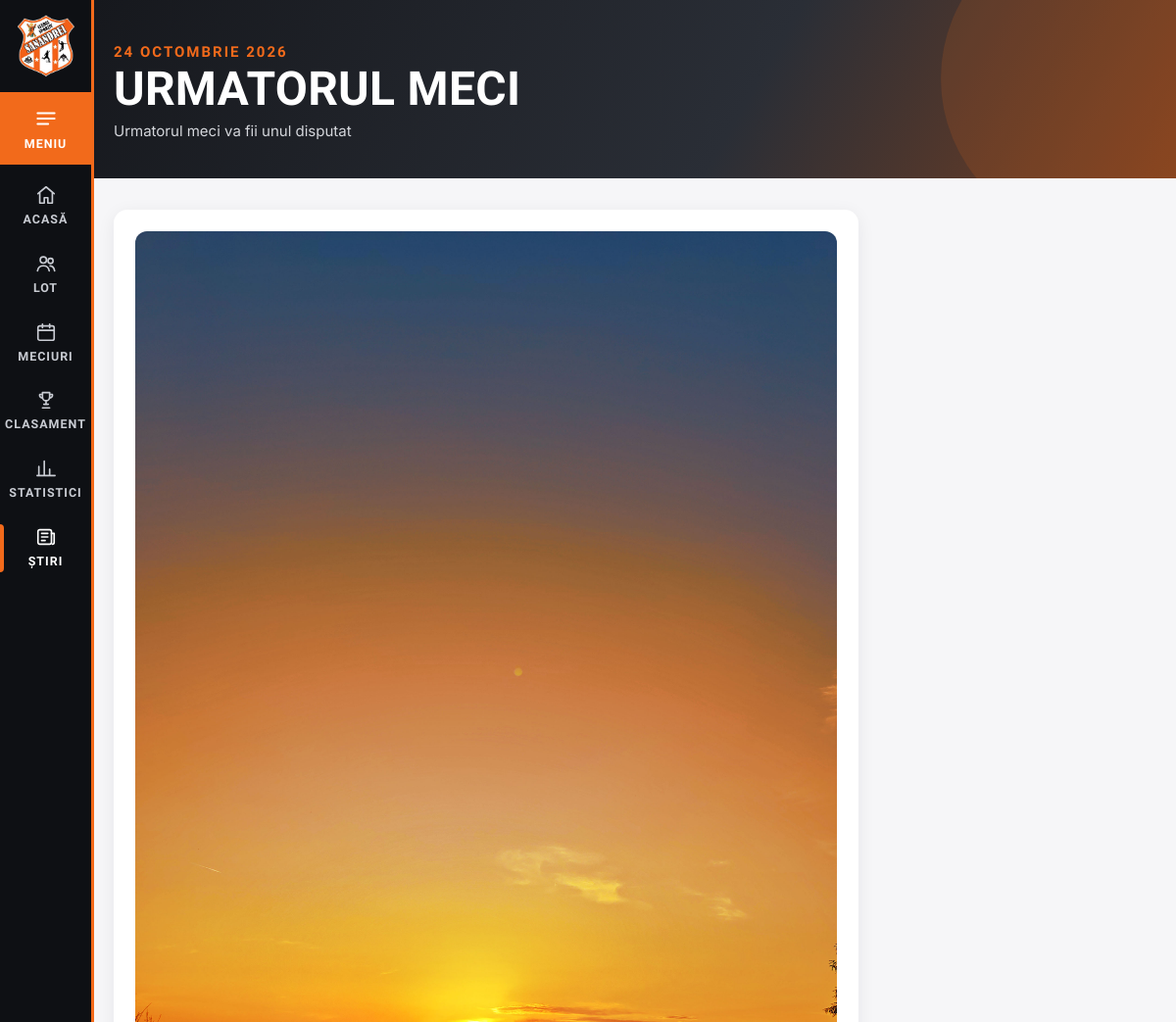
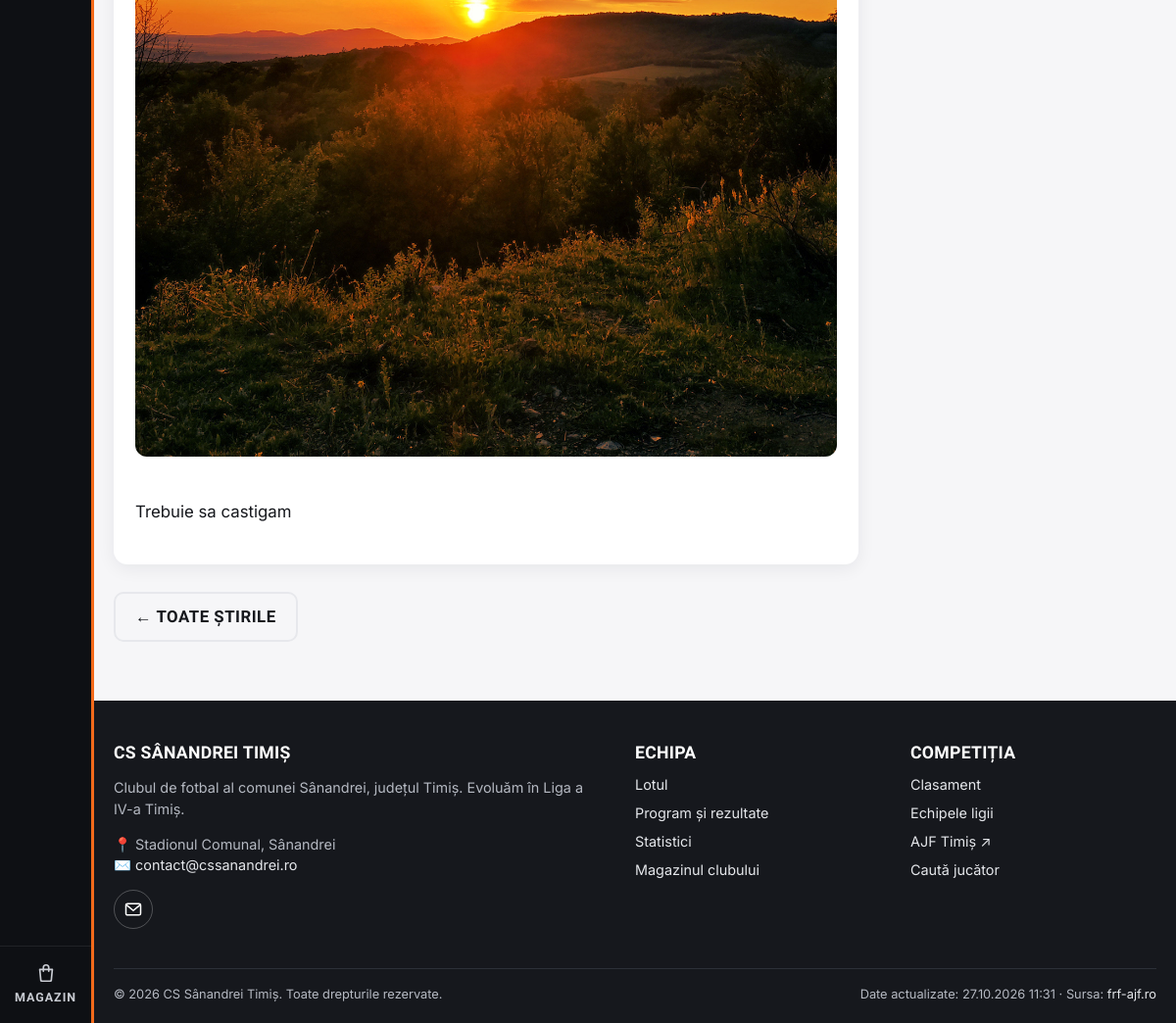
Before: /stiri/2026-10-24-urmatorul-meci/ with the older database file (2 pictures, top to bottom).
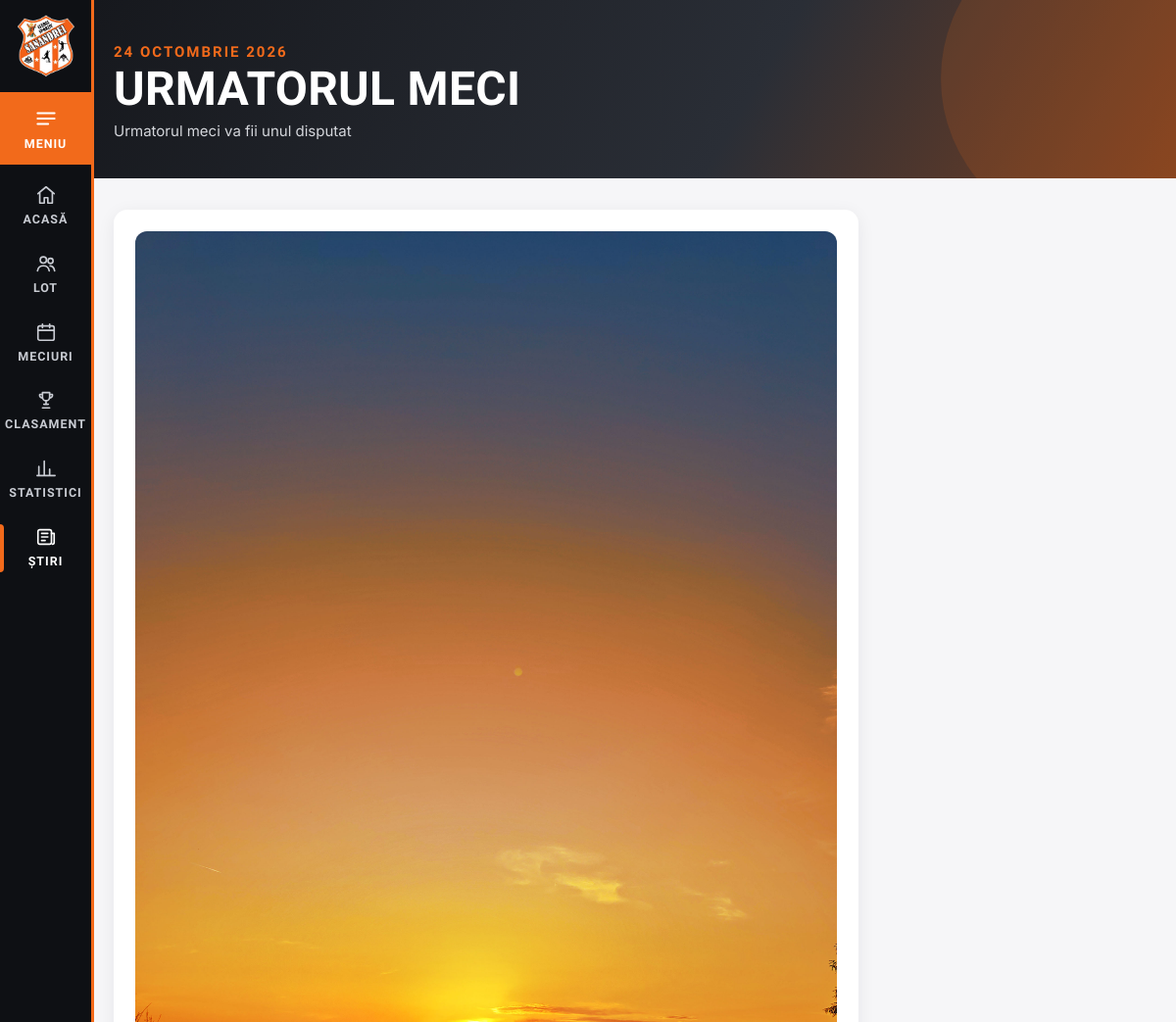
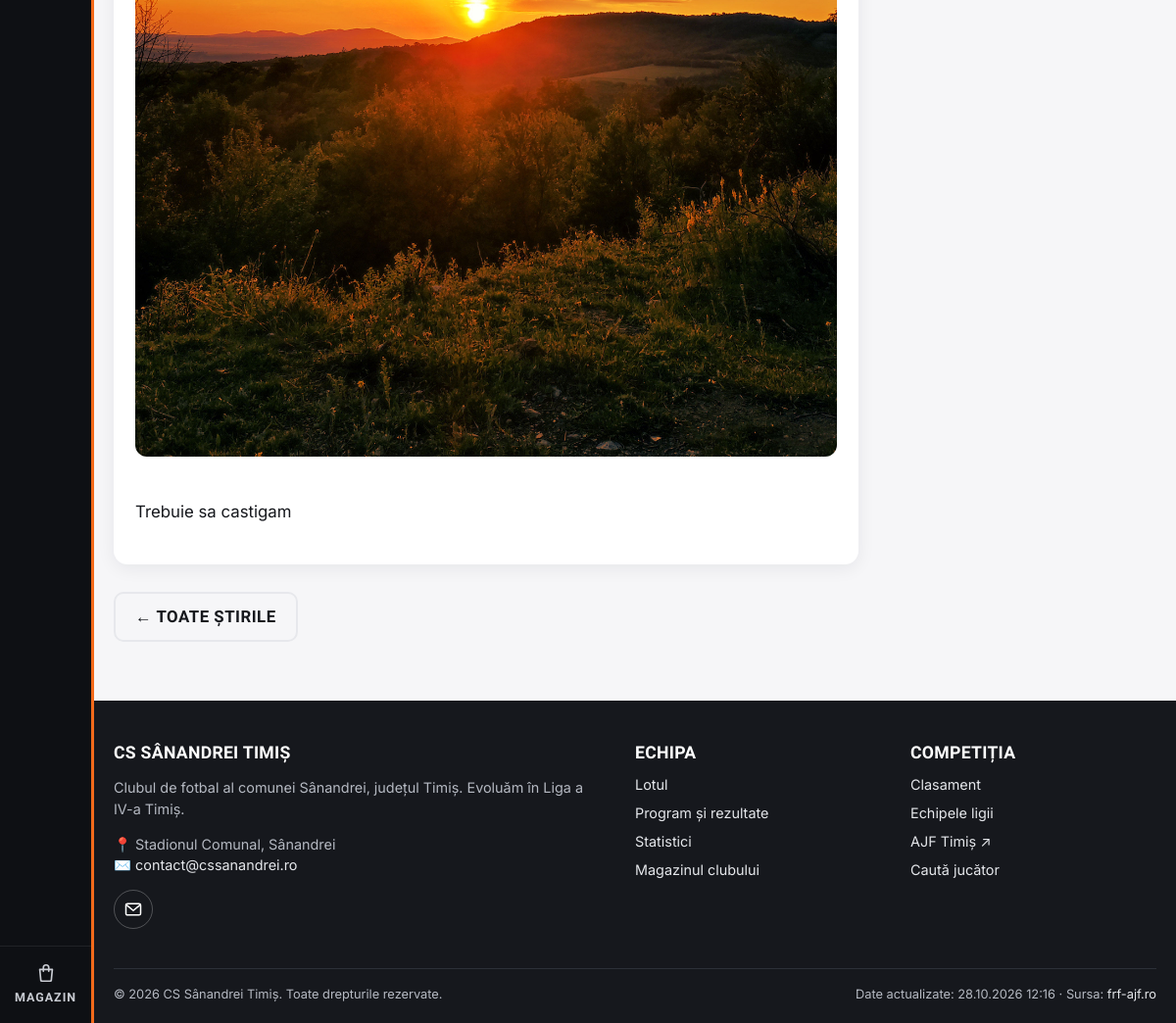
After: the same page with the newer database file (2 pictures, top to bottom).
### core/models.py (models this page shows, shortened)
class News(models.Model):
    title = models.CharField(max_length=200)
    slug = models.SlugField(unique=True)
    summary = models.CharField(max_length=300, blank=True)
    body = models.TextField()
    image = models.ImageField(upload_to="news/", blank=True)
    published_at = models.DateTimeField(default=timezone.now)
    is_published = models.BooleanField(default=True)
    class Meta:
        ordering = ["-published_at"]
        verbose_name_plural = "news"
    @property
    def body_html(self):
        from .content import render_markdown
        return render_markdown(self.body)

### teams/models.py (models this page shows, shortened)
class SyncRun(models.Model):
    started_at = models.DateTimeField(auto_now_add=True)
    finished_at = models.DateTimeField(null=True, blank=True)
    ok = models.BooleanField(default=False)
    summary = models.TextField(blank=True)
    class Meta:
        ordering = ["-started_at"]

### core/views.py (the view)
# urls.py: path("stiri/<slug:slug>/", news_detail, name="news_detail"),
def news_detail(request, slug):
    item = get_object_or_404(News, slug=slug, is_published=True)
    return render(request, "core/news_detail.html", {"item": item})

### core/content.py (called while the page is built)
def content_dir():
    return Path(settings.CONTENT_DIR)

def read_yaml(path, default=None):
    path = Path(path)
    if not path.exists():
        return default
    data = yaml.safe_load(path.read_text(encoding="utf-8"))
    return default if data is None else data

def render_markdown(text):
    html = md.markdown(text or "", extensions=["extra", "sane_lists", "nl2br"])
    prefix = settings.MEDIA_URL
    html = re.sub(r'(src|href)="/?media/', rf'\1="{prefix}', html)
    return mark_safe(html)

def site_settings():
    data = read_yaml(content_dir() / "setari.yml", {}) or {}
    return {
        "CLUB_EMAIL": data.get("email") or settings.CLUB_EMAIL,
        "CLUB_PHONE": str(data.get("telefon") or settings.CLUB_PHONE or ""),
        "CLUB_VENUE": data.get("stadion") or settings.CLUB_VENUE,
        "CLUB_FACEBOOK": data.get("facebook") or "",
        "CLUB_INSTAGRAM": data.get("instagram") or "",
        "CLUB_YOUTUBE": data.get("youtube") or "",
        "CLUB_TIKTOK": data.get("tiktok") or "",
        "CLUB_ABOUT": data.get("despre") or "",
        "CLUB_MOTTO": data.get("moto") or DEFAULT_MOTTO,
        "CLUB_MOTTO_TEXT": data.get("moto_text") or DEFAULT_MOTTO_TEXT,
    }

def social_links(cfg):
    links = [("facebook", "Facebook", cfg["CLUB_FACEBOOK"]), ("instagram", "Instagram", cfg["CLUB_INSTAGRAM"]),
             ("youtube", "YouTube", cfg["CLUB_YOUTUBE"]), ("tiktok", "TikTok", cfg["CLUB_TIKTOK"])]
    return [{"icon": icon, "label": label, "url": url} for icon, label, url in links if url]

### core/context_processors.py (called while the page is built)
def club(request):
    last_sync = SyncRun.objects.filter(ok=True).only("finished_at").first()
    cfg = content.site_settings()
    return {
        "SOCIAL_LINKS": content.social_links(cfg),
        "CLUB_NAME": settings.CLUB_NAME,
        "CLUB_SHORT_NAME": settings.CLUB_SHORT_NAME,
        **cfg,
        "WEB3FORMS_KEY": settings.WEB3FORMS_KEY,
        "COMPETITION_NAME": settings.COMPETITION_NAME,
        "SEASON": settings.SEASON,
        "FRF_TEAM_URL": settings.FRF_TEAM_URL,
        "FRF_COMPETITION_URL": settings.FRF_COMPETITION_URL,
        "OUR_TEAM_FRF_ID": settings.OUR_TEAM_FRF_ID,
        "last_sync": last_sync.finished_at if last_sync else None,
    }

### core/templates/core/news_detail.html (shortened to what this page needs)
{% extends "base.html" %}
{% block hero %}<section class="page-hero"><div class="container"><div class="eyebrow">{{ item.published_at|date:"j F Y" }}</div><h1>{{ item.title }}</h1>{% if item.summary %}<p>{{ item.summary }}</p>{% endif %}</div></section>{% endblock %}
{% block content %}
<article class="card prose">
  {% if item.image %}<img src="{{ item.image.url }}" alt="" style="border-radius:12px;margin-bottom:16px">{% endif %}
  {{ item.body_html }}
</article>
<p class="mt"><a class="btn btn-ghost" href="{% url 'news_list' %}">← Toate știrile</a></p>
{% endblock %}

### templates/base.html (shortened to what this page needs)
{% load static ui %}<!DOCTYPE html>
<html lang="ro">
<head>
  <link rel="stylesheet" href="{% static 'css/style.css' %}">
</head>
<body class="{% block body_class %}{% endblock %}">
  {% with url=request.resolver_match.url_name %}
  <aside class="side-nav" aria-label="Meniu principal">
    <a class="side-logo" href="{% url 'home' %}" title="{{ CLUB_NAME }}"><img src="{% static 'img/logo.jpg' %}" alt="Sigla {{ CLUB_NAME }}"></a>
    <button class="side-menu-btn" type="button" data-menu-open aria-controls="menu-panel" aria-expanded="false">{% icon "menu" 26 %}<span>Meniu</span></button>
    <nav class="side-links">
      <a href="{% url 'home' %}" class="{% if url == 'home' %}active{% endif %}">{% icon "home" %}<span>Acasă</span></a>
      <a href="{% url 'squad_list' %}" class="{% if url == 'squad_list' or url == 'player_detail' %}active{% endif %}">{% icon "users" %}<span>Lot</span></a>
      <a href="{% url 'fixtures' %}" class="{% if url == 'fixtures' or url == 'fixtures_round' or url == 'match_detail' %}active{% endif %}">{% icon "calendar" %}<span>Meciuri</span></a>
      <a href="{% url 'standings' %}" class="{% if url == 'standings' or url == 'standings_view' %}active{% endif %}">{% icon "table" %}<span>Clasament</span></a>
      <a href="{% url 'stats' %}" class="{% if url == 'stats' %}active{% endif %}">{% icon "chart" %}<span>Statistici</span></a>
      <a href="{% url 'news_list' %}" class="{% if url == 'news_list' or url == 'news_detail' %}active{% endif %}">{% icon "news" %}<span>Știri</span></a>
    </nav>
    <a class="side-shop" href="{% url 'shop:product_list' %}" title="Magazin">{% icon "bag" %}<span>Magazin</span></a>
  </aside>
  {% endwith %}
  <main id="main" class="site-main">
    {% block hero %}{% endblock %}
    <div class="container">
      {% block content %}{% endblock %}
    </div>
  </main>
  <footer class="site-footer site-main">
    <div class="container">
      <div class="footer-grid">
        <div>
          <h4>{{ CLUB_NAME }}</h4>
          <p>{{ CLUB_ABOUT|default:"Clubul de fotbal al comunei Sânandrei, județul Timiș." }} Evoluăm în {{ COMPETITION_NAME }}.</p>
          <p>📍 {{ CLUB_VENUE }}<br>✉️ <a href="mailto:{{ CLUB_EMAIL }}">{{ CLUB_EMAIL }}</a>{% if CLUB_PHONE %}<br>📞 <a href="tel:{{ CLUB_PHONE|cut:' ' }}">{{ CLUB_PHONE }}</a>{% endif %}</p>
          {% include "_social.html" with cls="social-row" %}
        </div>
        <div>
          <h4>Echipa</h4>
          <ul>
            <li><a href="{% url 'squad_list' %}">Lotul</a></li>
            <li><a href="{% url 'fixtures' %}">Program și rezultate</a></li>
            <li><a href="{% url 'stats' %}">Statistici</a></li>
            <li><a href="{% url 'shop:product_list' %}">Magazinul clubului</a></li>
          </ul>
        </div>
        <div>
          <h4>Competiția</h4>
          <ul>
            <li><a href="{% url 'standings' %}">Clasament</a></li>
            <li><a href="{% url 'team_list' %}">Echipele ligii</a></li>
            <li><a href="{{ FRF_COMPETITION_URL }}" target="_blank" rel="noopener">AJF Timiș ↗</a></li>
            <li><a href="{% url 'search' %}">Caută jucător</a></li>
          </ul>
        </div>
      </div>
      <div class="footer-bottom">
        <span>© {% now "Y" %} {{ CLUB_NAME }}. Toate drepturile rezervate.</span>
        <span>{% if last_sync %}Date actualizate: {{ last_sync|date:"d.m.Y H:i" }} · {% endif %}Sursa: <a href="{{ FRF_COMPETITION_URL }}" target="_blank" rel="noopener">frf-ajf.ro</a></span>
      </div>
    </div>
  </footer>
</body>
</html>

### templates/_social.html (shortened to what this page needs)
{% load ui %}
<div class="{{ cls }}">
  <a href="mailto:{{ CLUB_EMAIL }}" aria-label="Email" title="{{ CLUB_EMAIL }}">{% icon "mail" 20 %}</a>
</div>

### static/css/style.css (style rules this page uses)
:root { --orange: #f26a1b; --orange-dark: #c9520d; --orange-soft: #fff1e8; --ink: #16181d; --ink-2: #2a2e36; --muted: #6b7280; --line: #e7e8ec; --bg: #f6f6f8; --card: #ffffff; --win: #16a34a; --draw: #9ca3af; --loss: #dc2626; --radius: 14px; --shadow: 0 4px 18px rgba(16, 24, 40, .07); --font-head: "Barlow Condensed", "Arial Narrow", system-ui, sans-serif; --font-body: "Inter", "Segoe UI", system-ui, -apple-system, sans-serif; }
* { box-sizing: border-box; }
html { scroll-behavior: smooth; }
body { margin: 0; font-family: var(--font-body); font-size: 15px; line-height: 1.5; background: var(--bg); color: var(--ink); }
img { max-width: 100%; }
a { color: inherit; text-decoration: none; }
h1, h2, h3, h4 { font-family: var(--font-head); letter-spacing: .3px; line-height: 1.1; margin: 0 0 .5em; }
h1 { font-size: clamp(2rem, 4vw, 3rem); text-transform: uppercase; }
.container { width: 100%; max-width: 1200px; margin: 0 auto; padding: 0 20px; }
.mt { margin-top: 28px; }
.page-hero { background: linear-gradient(120deg, var(--ink) 0%, var(--ink-2) 60%, var(--orange-dark) 140%); color: #fff; padding: 42px 0 36px; margin-bottom: 32px; position: relative; overflow: hidden; }
.page-hero::after { content: ""; position: absolute; right: -80px; top: -80px; width: 320px; height: 320px; border-radius: 50%; background: var(--orange); opacity: .14; }
.page-hero h1 { margin: 0; }
.page-hero p { margin: 6px 0 0; color: #d4d6db; }
.eyebrow { font-family: var(--font-head); text-transform: uppercase; letter-spacing: 2px; color: var(--orange); font-weight: 700; }
.card { background: var(--card); border-radius: var(--radius); box-shadow: var(--shadow); padding: 22px; }
.btn { display: inline-flex; align-items: center; gap: 8px; border: 0; cursor: pointer; background: var(--orange); color: #fff; padding: 11px 20px; border-radius: 10px; font-family: var(--font-head); font-size: 1.05rem; text-transform: uppercase; font-weight: 700; letter-spacing: .5px; }
.btn-ghost { background: transparent; color: var(--ink); border: 2px solid var(--line); }
.card { container-type: inline-size; }
.prose { max-width: 760px; font-size: 1.05rem; line-height: 1.75; }
.site-footer { background: var(--ink); color: #b5b9c2; margin-top: 60px; padding: 44px 0 20px; font-size: .9rem; }
.site-footer h4 { color: #fff; font-size: 1.1rem; text-transform: uppercase; }
.site-footer a { color: #e5e7eb; }
.footer-grid { display: grid; grid-template-columns: 2fr 1fr 1fr; gap: 30px; }
.footer-grid ul { list-style: none; padding: 0; margin: 0; line-height: 2; }
.footer-bottom { border-top: 1px solid #2c3038; margin-top: 30px; padding-top: 16px; display: flex; justify-content: space-between; flex-wrap: wrap; gap: 10px; font-size: .8rem; }
:root { --rail: 96px; --ink-3: #0e1014; --bar-h: 64px; }
html, body { overflow-x: clip; }
.site-main { padding-left: var(--rail); }
.icon { flex: none; display: block; }
.side-nav { position: fixed; inset: 0 auto 0 0; width: var(--rail); z-index: 120; display: flex; flex-direction: column; align-items: stretch; background: var(--ink-3); color: #fff; border-right: 3px solid var(--orange); }
.side-logo { display: grid; place-items: center; padding: 16px 0 12px; }
.side-logo img { width: 58px; height: auto; transition: transform .2s; }
.side-menu-btn, .side-links a, .side-shop { display: flex; flex-direction: column; align-items: center; gap: 5px; padding: 12px 4px; color: #c9ccd3; font-family: var(--font-head); font-weight: 700; font-size: .78rem; letter-spacing: 1px; text-transform: uppercase; text-align: center; position: relative; }
.side-menu-btn { background: var(--orange); color: #fff; border: 0; cursor: pointer; margin: 4px 0 8px; padding-block: 14px; }
.side-links { display: flex; flex-direction: column; }
.side-links a.active, .side-shop.active { color: #fff; }
.side-links a.active::before, .side-shop.active::before { content: ""; position: absolute; left: 0; top: 10px; bottom: 10px; width: 4px; background: var(--orange); border-radius: 0 4px 4px 0; }
.side-shop { margin-top: auto; border-top: 1px solid rgba(255,255,255,.08); padding-block: 16px; }
.social-row { display: flex; gap: 10px; flex-wrap: wrap; margin: 4px 0 10px; }
.social-row a { width: 40px; height: 40px; border-radius: 50%; display: grid; place-items: center; border: 1.5px solid rgba(255,255,255,.25); color: #fff; }

Changed rows visible on the page:
no longer on this page (row unchanged): SyncRun: finished_at "27.10.2026 11:31"
added SyncRun: finished_at "28.10.2026 12:16"
